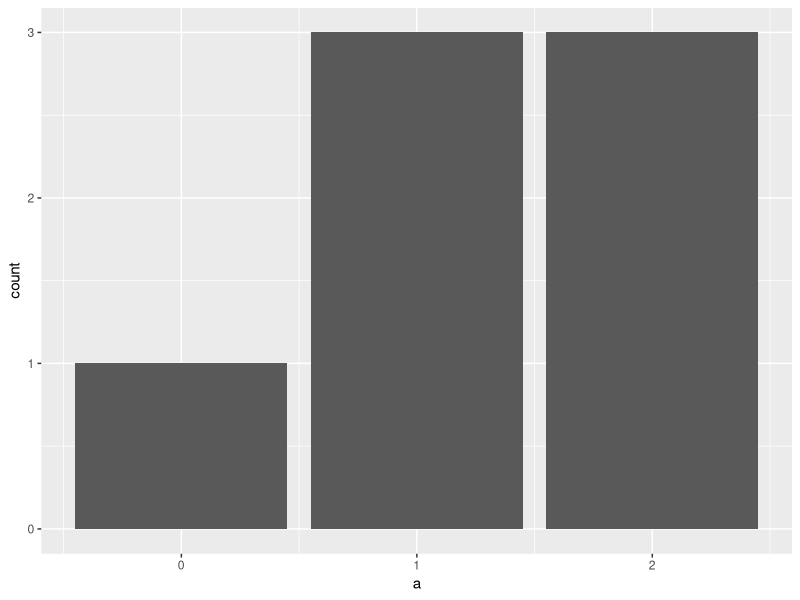

Reproduce this figure in R.
## ---- chunk 1
library(tidyverse)
## ---- chunk 2
a <- replicate(10^3, rbinom(7, 9, 0.20)) 
ggplot() + geom_bar(aes(a))
